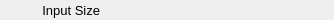
    <widget class="PyDMFrame" name="composite_2">
      <property name="geometry">
        <rect>
          <x>402</x>
          <y>202</y>
          <width>334</width>
          <height>20</height>
        </rect>
      </property>
      <widget class="QLabel" name="text_10">
        <property name="geometry">
          <rect>
            <x>0</x>
            <y>0</y>
            <width>100</width>
            <height>20</height>
          </rect>
        </property>
        <property name="text">
          <string>Input Size</string>
        </property>
        <property name="font" stdset="0">
          <font>
            <pointsize>10</pointsize>
          </font>
        </property>
        <property name="brush" stdset="0">
          <brush brushstyle="SolidPattern">
            <color alpha="255">
              <red>0</red>
              <green>0</green>
              <blue>0</blue>
            </color>
          </brush>
        </property>
        <property name="toolTip">
          <string>text_10</string>
        </property>
        <property name="alignment">
          <set>Qt::AlignRight|Qt::AlignTrailing|Qt::AlignVCenter</set>
        </property>
        <property name="styleSheet">
          <string notr="true">QLabel#text_10 {
  color: rgb(0, 0, 0);
  }</string>
        </property>
      </widget>
      <widget class="PyDMLabel" name="text_update_6">
        <property name="geometry">
          <rect>
            <x>113</x>
            <y>1</y>
            <width>61</width>
            <height>18</height>
          </rect>
        </property>
        <property name="toolTip">
          <string>PV: ${prefix}MaxSizeX_RBV</string>
        </property>
        <property name="channel" stdset="0">
          <string>ca://${prefix}MaxSizeX_RBV</string>
        </property>
        <property name="font" stdset="0">
          <font>
            <pointsize>10</pointsize>
          </font>
        </property>
        <property name="alignment">
          <set>Qt::AlignCenter</set>
        </property>
        <property name="textInteractionFlags">
          <set>Qt::TextSelectableByKeyboard|Qt::TextSelectableByMouse</set>
        </property>
        <property name="styleSheet">
          <string notr="true">PyDMLabel#text_update_6 {
  color: rgb(10, 0, 184);
  background-color: rgb(187, 187, 187);
  }</string>
        </property>
      </widget>
      <widget class="PyDMLabel" name="text_update_7">
        <property name="geometry">
          <rect>
            <x>193</x>
            <y>1</y>
            <width>61</width>
            <height>18</height>
          </rect>
        </property>
        <property name="toolTip">
          <string>PV: ${prefix}MaxSizeY_RBV</string>
        </property>
        <property name="channel" stdset="0">
          <string>ca://${prefix}MaxSizeY_RBV</string>
        </property>
        <property name="font" stdset="0">
          <font>
            <pointsize>10</pointsize>
          </font>
        </property>
        <property name="alignment">
          <set>Qt::AlignCenter</set>
        </property>
        <property name="textInteractionFlags">
          <set>Qt::TextSelectableByKeyboard|Qt::TextSelectableByMouse</set>
        </property>
        <property name="styleSheet">
          <string notr="true">PyDMLabel#text_update_7 {
  color: rgb(10, 0, 184);
  background-color: rgb(187, 187, 187);
  }</string>
        </property>
      </widget>
      <widget class="PyDMLabel" name="text_update_8">
        <property name="geometry">
          <rect>
            <x>273</x>
            <y>1</y>
            <width>61</width>
            <height>18</height>
          </rect>
        </property>
        <property name="toolTip">
          <string>PV: ${prefix}MaxSizeZ_RBV</string>
        </property>
        <property name="channel" stdset="0">
          <string>ca://${prefix}MaxSizeZ_RBV</string>
        </property>
        <property name="font" stdset="0">
          <font>
            <pointsize>10</pointsize>
          </font>
        </property>
        <property name="alignment">
          <set>Qt::AlignCenter</set>
        </property>
        <property name="textInteractionFlags">
          <set>Qt::TextSelectableByKeyboard|Qt::TextSelectableByMouse</set>
        </property>
        <property name="styleSheet">
          <string notr="true">PyDMLabel#text_update_8 {
  color: rgb(10, 0, 184);
  background-color: rgb(187, 187, 187);
  }</string>
        </property>
      </widget>
    </widget>
